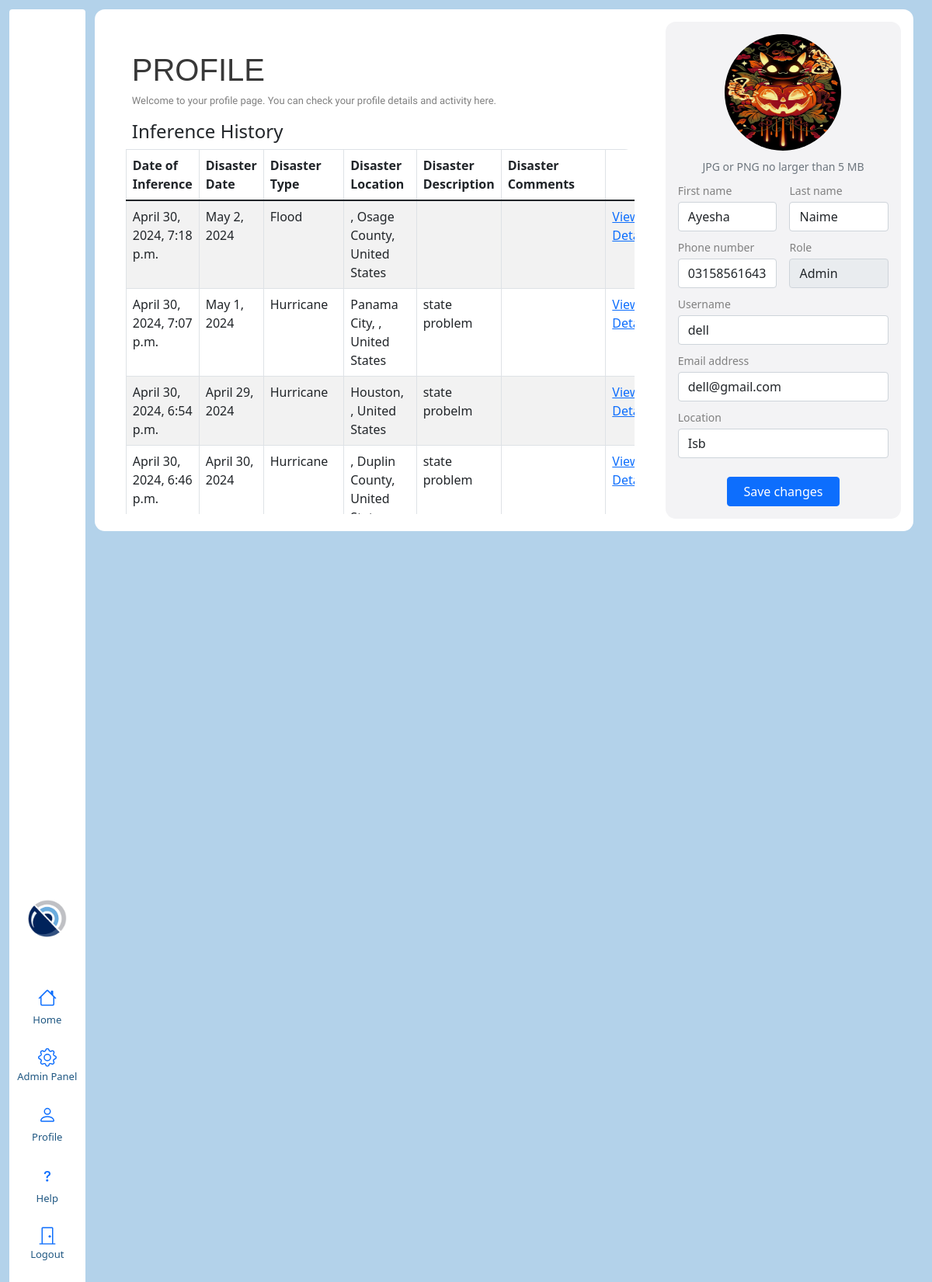
Screenshot of /profile/ (signed in) with the database file from the repository.
### app/models.py (models this page shows, shortened)
class InferenceModel(models.Model):
    user = models.ForeignKey(CustomUser, on_delete=models.CASCADE)
    disaster_date = models.DateField(null=False)
    disaster_city = models.CharField(max_length=100, null=False)
    disaster_state = models.CharField(max_length=100, null=False)
    disaster_country = models.CharField(max_length=100, null=False)
    disaster_type = models.CharField(max_length=50, null=False)
    disaster_description = models.TextField(max_length=300, null=False)
    disaster_comments = models.TextField(max_length=300, null=False)
    tif_middle_latitude = models.FloatField(null=False)
    tif_middle_longitude = models.FloatField(null=False)
    pre_tif_path = models.CharField(max_length=300, null=False)
    post_tif_path = models.CharField(max_length=300, null=False)
    results = models.JSONField(default=dict, null=False)
    created_at = models.DateTimeField(auto_now_add=True)
    updated_at = models.DateTimeField(auto_now=True)

class CustomUser(AbstractUser):
    location = models.TextField(null=True, blank=True)
    contact = models.TextField(max_length=14, null=True, blank=True)
    is_admin = models.BooleanField(default=False)
    bio = models.TextField(max_length=500, blank=True)
    profile_picture = models.ImageField(upload_to='profile_pics/', default='profile_pics/default_profile_pic.jpg')
    created_at = models.DateTimeField(auto_now_add=True)
    updated_at = models.DateTimeField(auto_now=True)

### app/views.py (the view)
# urls.py: path('profile/', views.profile, name="profile"),
@login_required(login_url="login/")
def profile(request):
    user = request.user
    print(user.email, user.first_name, user.last_name, user.contact, user.profile_picture.url if user.profile_picture else '')
    user_inferences = InferenceModel.objects.filter(user=user).order_by('-created_at')
    if request.method == 'POST':
        first_name = request.POST.get('first_name')
        last_name = request.POST.get('last_name')
        email = request.POST.get('email')
        contact_number = request.POST.get('contact-number')
        location = request.POST.get('location')
        profile_picture = request.FILES.get('profile_picture')
        user.first_name = first_name
        user.last_name = last_name
        user.email = email
        user.contact = contact_number
        user.location = location
        if profile_picture:
            user.profile_picture.delete()
            user.profile_picture = profile_picture
            print("picture saved")
        user.save()
        messages.success(request, 'Profile updated successfully!')
        return redirect('profile')
    else:
        return render(request, "app/profile.html", context={'user': user, "user_inferences":user_inferences})

### app/templates/app/profile.html (shortened to what this page needs)
{% extends 'index.html' %}
{% load static %}
{% block body %}
<link rel="stylesheet" href="{% static '/styles/profile.css' %}">
<div id="profilepage" class="container-fluid">
    <div class="row main-row">
        {% include 'app/navbar2.html' %}
        <div class="col-md-11">
                <div class="card">
                    <div clas='card-body'>
                        <div class='row'>
                            <div class="col-8">
                                <div class='pt-5 px-5 pb-0 pageTitle'>
                                    PROFILE
                                    <p class='titleFooter'>Welcome to your profile page. You can check your profile details and activity here.<p>
                                </div>
                                <div class="card-title mx-5 "><h4>Inference History</h4></div>
                                <div class='card ms-4 mb-3  tableDiv ' style="height: 470px; overflow-y: auto;">
                                    <div class="card-body mt-0 pt-0 pe-0 me-0" >
                                        {% if user_inferences %}
                                            <div class='mt-0'>
                                                <table class="table table-striped table-bordered ">
                                                    <thead>
                                                        <tr>
                                                            <th>Date of Inference</th>
                                                            <th>Disaster Date</th>
                                                            <th>Disaster Type</th>
                                                            <th>Disaster Location</th>
                                                            <th>Disaster Description</th>
                                                            <th>Disaster Comments</th>
                                                        </tr>
                                                    </thead>
                                                    <tbody>
                                                        {% for user_inference in user_inferences %}
                                                        <tr>
                                                            <td>{{ user_inference.created_at }}</td>
                                                            <td>{{ user_inference.disaster_date }}</td>
                                                            <td>{{ user_inference.disaster_type }}</td>
                                                            <td>{{ user_inference.disaster_city }},
                                                                {{user_inference.disaster_state }},
                                                                {{ user_inference.disaster_country }}
                                                            </td>
                                                            <td>{{ user_inference.disaster_description }}
                                                            </td>
                                                            <td>{{ user_inference.disaster_comments }}</td>
                                                            <td>
                                                                <a href="{% url 'dashboard_with_id' inference_id=user_inference.id %}">View Details</a>
                                                            </td>
                                                        </tr>
                                                        {% endfor %}
                                                    </tbody>
                                                </table>
                                            </div>
                                        {% endif %}
                                    </div>
                                </div>
                            </div>
                            <div class='col '>
                                <form action="{% url 'update-profile' %}" method="POST" enctype="multipart/form-data">
                                    <div class="card m-3 profileDiv">
                                        <div class="card-body text-center">
                                            <div class="profile-picture-container">
                                                {% if user.profile_picture %}
                                                <img id="profile-picture" src="{{ user.profile_picture.url }}"
                                                    class='profileImage' alt="Profile Picture">
                                                {% else %}
                                                <img id="profile-picture"
                                                    src="{% static 'profile_picture/default_profile_pic.jpg' %}"
                                                    class='profileImage' alt="Default Profile Picture">
                                                {% endif %}
                                            </div>
                                            <div class="small font-italic text-muted " style="margin-top:10px">JPG
                                                or PNG no larger than 5 MB</div>
                                            <div class='text-start'>
                                                <form action="{% url 'update-profile' %}" method="POST">
                                                    <div class="row gx-3 my-2">
                                                        <div class="col-md-6">
                                                            <label class="small mb-1" for="inputFirstName">First
                                                                name</label>
                                                            <input class="form-control" id="inputFirstName" type="text"
                                                                name="first_name" value="{{ user.first_name }}">
                                                        </div>
                                                        <div class="col-md-6">
                                                            <label class="small mb-1" for="inputLastName">Last name</label>
                                                            <input class="form-control" id="inputLastName" type="text"
                                                                name="last_name" value="{{ user.last_name }}">
                                                        </div>
                                                    </div>
                                                    <div class="row gx-3 mb-2">
                                                        <div class="col-md-6">
                                                            <label class="small mb-1" for="inputPhone">Phone number</label>
                                                            <input class="form-control" id="inputPhone" type="tel"
                                                                name="contact-number" value="{{ user.contact }}">
                                                        </div>
                                                        <div class="col-md-6">
                                                            <label class="small mb-1">Role</label>
                                                            <input class="form-control" id="inputRole" type="text"
                                                                value="{% if user.is_admin %}Admin{% else %}Employee{% endif %}"
                                                                readonly>
                                                        </div>
                                                    </div>
                                                    <div class="mb-2">
                                                        <label class="small mb-1" for="inputUsername">Username</label>
                                                        <input class="form-control" id="inputUsername" type="text"
                                                            name="username" value="{{ user.username }}">
                                                    </div>
                                                    <div class="mb-2">
                                                        <label class="small mb-1" for="inputEmailAddress">Email
                                                            address</label>
                                                        <input class="form-control" id="inputEmailAddress" type="email"
                                                            name="email" value="{{ user.email }}">
                                                    </div>
                                                    <div class="mb-2">
                                                        <label class="small mb-1" for="inputLocation">Location</label>
                                                        <input class="form-control" id="inputLocation" type="text"
                                                            name="location" value="{{ user.location }}">
                                                    </div>
                                                    <div class="text-center mt-4">
                                                        <button class="btn btn-primary" type="submit">Save changes</button>
                                                    </div>
                                                </form>
                                    </div>
                                </form>
                            </div>
                        </div>
                    </div>
                </div>
        </div>
    </div>
    {% endblock body %}

### templates/index.html (shortened to what this page needs)
<!DOCTYPE html>
{% load static %}
<html lang="en">
<head>
    <link href="https://cdn.jsdelivr.net/npm/bootstrap@5.1.3/dist/css/bootstrap.min.css" rel="stylesheet">    <link rel="stylesheet" href="https://cdn.jsdelivr.net/npm/bootstrap-icons@1.10.0/font/bootstrap-icons.css">
    <link href="{% static '/styles/main.css' %}" rel="stylesheet"/>
    <link rel="stylesheet" href="https://use.fontawesome.com/releases/v5.7.0/css/all.css">
</head>
<body >
    {% block body %}
    {% endblock body %}
</body>
</html>

### app/templates/app/navbar2.html (shortened to what this page needs)
{% load static %}
<link href="{% static '/styles/navbar2.css' %}" rel="stylesheet" />
<nav id="dw-navbar" class="col-md-1 rounded fixed-top">
  <div class="">
    <img class="logo d-none d-md-block mx-auto mt-1" src="{% static '/assets/logo.png' %}" width="50px">
    <ul class="nav nav-pills flex-row flex-md-column my-auto justify-content-evenly text-center">
      <li class="nav-item {% if request.path == '/' %} active {% endif %}">
        <a href="{% url 'home' %}" class="nav-link">
        </a>
        <p class= 'iconHelp'>Home</p>
      </li>
      {% if request.user.is_authenticated and request.user.is_admin %}
      <li class="nav-item {% if request.path == '/admin/' %} active {% endif %}">
        <a href="{% url 'admin-panel' %}" class="nav-link">
        </a>
        <p class= 'iconHelp'>Admin Panel</p>
      </li>
      {% endif %}
      <li class="nav-item  {% if request.path == '/profile/' %}active{% endif %}">
        <a href="{% url 'profile' %}" class="nav-link">
        </a>
        <p class= 'iconHelp'>Profile</p>
      </li>
      <li class="nav-item {% if request.path == '/help/' %} active {% endif %}">
        <a href="{% url 'help' %}" class="nav-link">
        </a>
        <p class= 'iconHelp'>Help</p>
      </li>
      <li class="nav-item">
        <a href="{% url 'logout' %}" class="nav-link">
          <svg xmlns="http://www.w3.org/2000/svg" width="24" height="24" fill="currentColor" class="bi bi-door-closed" viewBox="0 0 16 16">
            <path d="M3 2a1 1 0 0 1 1-1h8a1 1 0 0 1 1 1v13h1.5a.5.5 0 0 1 0 1h-13a.5.5 0 0 1 0-1H3zm1 13h8V2H4z"/>
            <path d="M9 9a1 1 0 1 0 2 0 1 1 0 0 0-2 0"/>
          </svg>
        </a>
        <p class= 'iconHelp'>Logout</p>
      </li>
    </ul>
  </div>
</nav>

### rows the page displays
InferenceModel: created_at "April 30, 2024, 7:18 p.m.", disaster_date "May 2, 2024", disaster_type "Flood", disaster_state "Osage County", disaster_country "United States"
InferenceModel: created_at "April 30, 2024, 7:07 p.m.", disaster_date "May 1, 2024", disaster_type "Hurricane", disaster_city "Panama City", disaster_country "United States", disaster_description "state problem"
InferenceModel: created_at "April 30, 2024, 6:54 p.m.", disaster_date "April 29, 2024", disaster_type "Hurricane", disaster_city "Houston", disaster_country "United States", disaster_description "state probelm"
InferenceModel: created_at "April 30, 2024, 6:46 p.m.", disaster_date "April 30, 2024", disaster_type "Hurricane", disaster_state "Duplin County", disaster_country "United…", disaster_description "state problem"
CustomUser: profile_picture (picture), first_name "Ayesha", last_name "Naime", contact-number "03158561643", is_admin "Admin", username "dell", email "dell@gmail.com", location "Isb"
